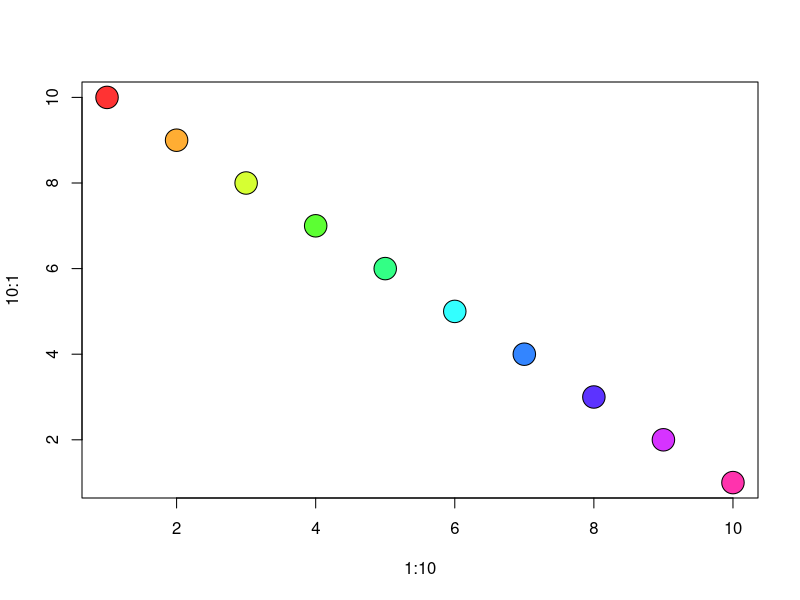

This figure's R source:
#' ---
#' title: "Rendering R Scripts is Easy"
#' author: "ehlrlichd"
#' date: "July 7, 2019"
#' output: github_document
#' ---
#' 
#' Rendering Rscript through Markdown: A Test

##Here's
###Some
####Normal
#####R text


#'**And here is some bold text**
#'
#'*Alternatively, italics*
#'
#'
#'Below here are some data
#'
#'+ table
print(matrix(c(1:10,10:1), ncol = 2, dimnames = list(1:10, c("X","Y"))))

#+Plot
plot(1:10, 10:1, pch = 21, bg = rainbow(10, s = .8), cex = 3)


#'Neato!!
#'Right???